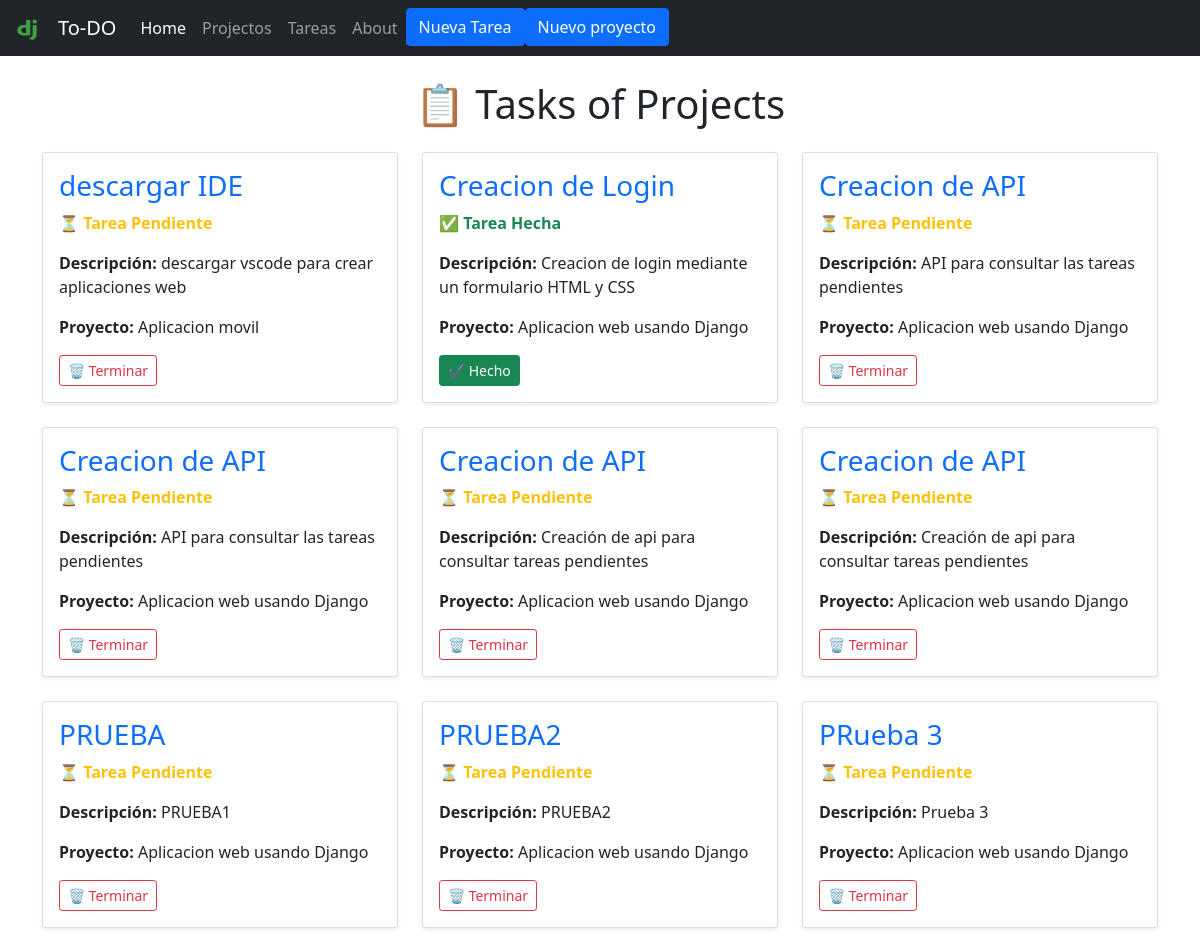
/tasks/, run on an earlier commit of the app's database.
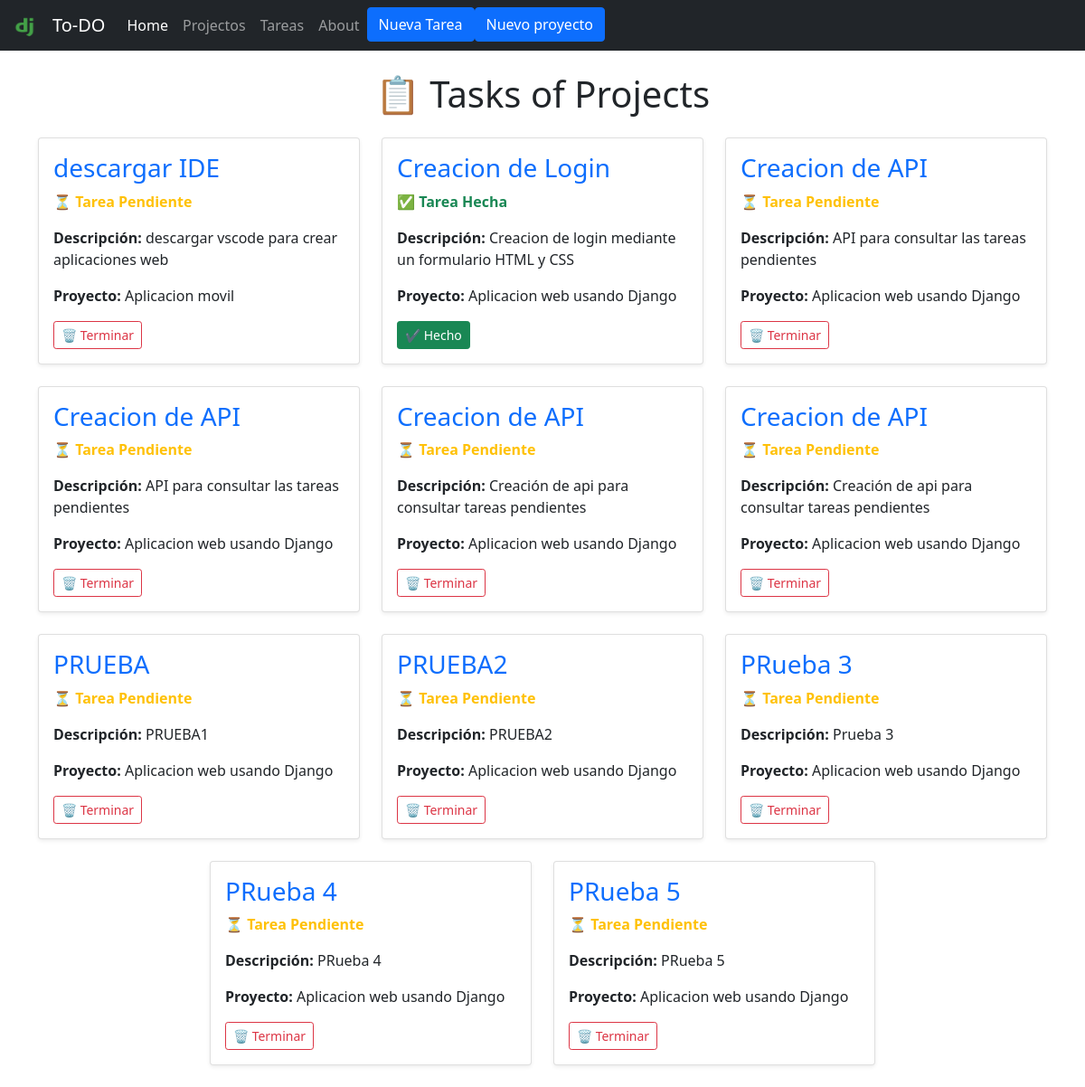
And on a later commit of the database.
### myapp/models.py (models this page shows, shortened)
class Task(models.Model):
    titulo = models.CharField(max_length=200)
    descripcion = models.TextField()
    project = models.ForeignKey(Project , on_delete=models.CASCADE)
    done = models.BooleanField(default=False)

class Project(models.Model):
    name = models.CharField(max_length=200)
    def __str__(self):
        return self.name

### myapp/views.py (the view)
# urls.py: path('tasks/',views.tasks, name='tasks'),
def tasks(request):
    tasks = Task.objects.all()
    return render(request, 'tasks/tasks.html', {
        'tasks': tasks
    })

### myapp/templates/tasks/tasks.html (shortened to what this page needs)
<!DOCTYPE html>
<html lang="en">
<head>
    <link href="https://cdn.jsdelivr.net/npm/bootstrap@5.0.2/dist/css/bootstrap.min.css" rel="stylesheet">
</head>
<body>
    {% extends 'layouts/base.html' %}
    {% block content %}
<h1 class="text-center my-4">📋 Tasks of Projects</h1>
<div class="container">
  <div class="row justify-content-center">
    {% for task in tasks %}
      <div class="col-md-6 col-lg-4 mb-4">
        <div class="card shadow-sm h-100">
          <div class="card-body d-flex flex-column justify-content-between">
            <div>
              <h3 class="card-title text-primary">{{ task.titulo }}</h3>
              {% if not task.done %}
                <p class="text-warning fw-bold">⏳ Tarea Pendiente</p>
              {% else %}
                <p class="text-success fw-bold">✅ Tarea Hecha</p>
              {% endif %}
              <p class="card-text"><strong>Descripción:</strong> {{ task.descripcion }}</p>
              <p class="card-text"><strong>Proyecto:</strong> {{ task.project }}</p>
            </div>
            <div class="mt-3 d-flex justify-content-between">
              {% if not task.done %}
                <button type="button" class="btn btn-outline-danger btn-sm">🗑 Terminar</button>
              {% else %}
              <button type="button" class="btn btn-success btn-sm">✔ Hecho</button>
              {% endif %}
            </div>
          </div>
        </div>
      </div>
    {% empty %}
      <div class="col-12 text-center">
        <p class="text-muted">No hay tareas disponibles.</p>
      </div>
    {% endfor %}
  </div>
</div>
{% endblock %}

What changed in the data, as far as the page shows it:
added Task: titulo "PRueba 4", done "⏳ Tarea Pendiente", descripcion "PRueba 4", project "Aplicacion web usando Django"
added Task: titulo "PRueba 5", done "⏳ Tarea Pendiente", descripcion "PRueba 5", project "Aplicacion web usando Django"
